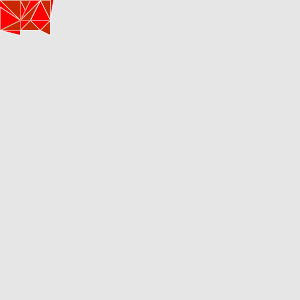
Frame 1 (no input)
Frame 60 (the mouse pressed at the canvas centre just before this capture): identical to frame 1, image omitted
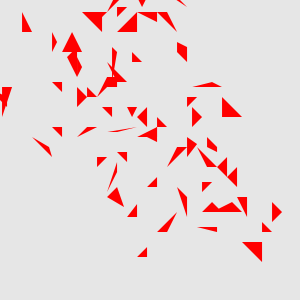
Frame 120 (the mouse held since frame 60 and released just before this capture)

The Processing sketch that drew these frames (run headless with seeded random() and noise(); from frame 60 on, the mouse is pressed at the canvas centre):

// Processing sketch: processing_95401
// ── processing_95401.pde

//declaring variables
  float x=0.0;
  float y=0.0;
  float easing=0.04;
  
/*------------------------*/

void setup ( ) {
  println("setup");
  size(300,300);
  smooth();
  strokeWeight (0.5);
    
}

/*------------------------*/

void draw ( ) {

  background (230, 230, 230);
  
  float targetX=mouseX;
  x+=(targetX-x)*easing;
  float targetY=mouseY;
  y+=(targetY-y)*easing;

  float remapX=map(mouseX, 0,width,255,0);
  float remapY= map(mouseY,0,height,0,255);
  println("mouseX:"+mouseX + "mouseY:"+mouseY);
  
      /*------------------------*/
  
  if (mousePressed) {
    
  //1 
    int o = 20*mouseY/100;
    int p = 50*mouseX/100;
    noStroke();
    
  triangle (x-30-p-o,y-50,x-20-p-o,y-50,x-30-p-o,y-20);
  triangle (x-30,y-50-o+p,x,y-55-o+p,x-20,y-50-o+p);
  triangle (x-20+p,y-50,x+p,y-55,x+10+p,y-50);
  triangle (x-20,y-50+p,x-20,y-40+p,x-30,y-20+p);
  
  //5
  triangle (x-20-o, y-50, x-20-o, y-40, x-10-o, y-40);
  triangle (x-20, y-40-p-o, x-30, y-20-p-o, x-10, y-40-p-o);
  triangle (x-20-o, y-50-p, x-o, y-50-p, x-10-o, y-40-p);
  triangle (x, y-50-p, x-20, y-30-p, x, y-30-p);
  triangle (x-20+o, y-30, x-30+o, y-20, x-20+o, y-10);
  
//10
  triangle (x-20+p, y-30, x-10+p, y-20, x-20+p, y-10);
  triangle (x-20, y-30+p-o, x-10, y-30+p-o, x-10, y-20+p-o);
  triangle (x-10+p, y-30+p, x-10+p, y-20+p, x+p, y-30+p);
  triangle (x-o-o, y-50, x-o-o, y-30, x+10-o-o, y-40);
  triangle (x, y-50-p, x+20, y-50-p, x+20, y-40-p);
  
//15
  triangle (x-p-p, y-50, x+20-p-p, y-30, x+20-p-p, y-40);
  triangle (x+20, y-50+o, x+20, y-40+o, x+30, y-40+o);
  triangle (x+20+o, y-30, x+20+o, y-40, x+30+o, y-40);
  triangle (x+20-p, y-50-p, x+40-p, y-50-p, x+40-p, y-30-p);
  triangle (x+20+o+o, y-30+o+o, x+30+o+o, y-40+o+o, x+30+o+o, y-20+o+o);

//20
  triangle (x+30+o+p, y-40+o+p, x+40+o+p, y-30+o+p, x+30+o+p, y-20+o+p);
  triangle (x+40+o-p, y-40+o-p, x+50+o-p, y-30+o-p, x+40+o-p, y-30+o-p);
  triangle (x+10+p, y-40, x+10+p, y-20, x+30+p, y-20);
  triangle (x, y-30+p+p, x+10, y-40+p+p, x+10, y-30+p+p);
  quad (x-o, y-30-o, x-o, y-20-o, x+10-o, y-20-o, x+10-o, y-30-o);
  
//25
  triangle (x-o-o, y-30-o-o, x-10-o-o, y-20-o-o, x-o-o, y-o-o);
  triangle (x-10-o-p, y-20-o-p, x-10-o-p, y-o-p, x-o-p, y-o-p);
  triangle (x-10-p-p, y-20-p-p, x-10-p-p, y-p-p, x-20-p-p, y-10-p-p);
  triangle (x-20+o+o, y-10+o+o, x-10+o+o, y+20+o+o, x-10+o+o, y+o+o);
  triangle (x-20, y-10+o+o, x-13, y+10+o+o, x-30, y+o+o);
  
//30
  triangle (x-30-p, y, x-13-p, y+10, x-10-p, y+20);
  triangle (x-30, y-p, x-20, y+20-p, x-10, y+20-p);
  triangle (x-20, y+20-p-p, x-20, y+30-p-p, x-10, y+20-p-p);
  triangle (x-10+o+o, y, x-10+o+o, y+20, x+o+o, y+7);
  triangle (x, y+7+o+o, x-10, y+20+o+o, x, y+20+o+o);
  
//35
  triangle (x-10-p, y+20-p, x-p, y+20-p, x-p, y+30-p);
  triangle (x-10+o, y-p-p, x+o, y-p-p, x+20+o, y+20-p-p);
  triangle (x+10+o, y-20+o, x+20+o, y-20+o, x+o, y+o);
  triangle (x+20, y-20+o+o, x+20, y-10+o+o, x+10, y-10+o+o);
  triangle (x+10-o-o, y-10, x+20-o-o, y-10, x-o-o, y);
  
//37,38 repeat
  triangle (x, y-20-o-o-o-o, x+10, y-20-o-o-o-o, x+5, y-10-o-o-o-o);
  triangle (x-o-o, y-20-o-o, x+5-o-o, y-10-o-o, x-o-o, y-o-o);
  
//40
  triangle (x+p, y+p, x+20+p, y-10+p, x+30+p, y+p);
  triangle (x+20+p+o, y-20+p+o, x+30+p+o, y-10+p+o, x+20+p+o, y-10+p+o);
  triangle (x+20-p-o, y-10, x+30-p-o, y-10, x+30-p-o, y);
  triangle (x+20, y-20-p-o, x+30, y-20-p-o, x+40, y-p-o);
  triangle (x+30-p-o-p, y-10, x+30-p-o-p, y, x+40-p-o-p, y);
  
//45
  triangle (x+30+o, y-20+o, x+50+o, y+o, x+40+o, y+o);
  triangle (x+30+o+o, y-20+o+o, x+40+o+o, y-30+o+o, x+40+o+o, y-10+o+o);

  quad (x+40+o, y-30+o, x+40+o, y-20+o, x+50+o, y-15+o, x+50+o, y-20+o);
  triangle (x+50-p, y-20, x+40-p, y-30, x+50-p, y-30);
  quad (x+40, y-20-p, x+50, y-15-p, x+50, y-p, x+40, y-10-p);
//50
  triangle (x+50-p, y-15-p, x+55-p, y-10-p, x+50-p, y+20-p);
  triangle (x+o+p, y+o+p, x+20+o+p, y+o+p, x+20+o+p, y+20+o+p);
  triangle (x+20-o-p, y-o-p, x+25-o-p, y+10-o-p, x+20-o-p, y+20-o-p);
  triangle (x+20-o, y-o, x+30-o, y-o, x+25-o, y+10-o);
  triangle (x+20-o-o, y+20-o-o, x+30-o-o, y-o-o, x+40-o-o, y-o-o);
//55
  triangle (x+40+o+o, y+o+o, x+50+o+o, y+o+o, x+50+o+o, y+20+o+o);
  triangle (x+30-o-p, y+20-o-p, x+40-o-p, y-o-p, x+50-o-p, y+20-o-p);
  triangle (x+20, y+20+p, x+40, y+p, x+30, y+20+p);
  triangle (x+p+p+p, y+7, x+p+p+p, y+30, x+20+p+p+p, y+20);
  triangle (x+20, y+20-o, x+20, y+30-o, x, y+30-o);
  
//60
  triangle (x+20-o-o, y+20, x+30-o-o, y+20, x+20-o-o, y+30);
  triangle (x+20+p-o, y+30+p-o, x+30+p-o, y+20+p-o, x+40+p-o, y+30+p-o);
  triangle (x+30+p+p, y+20+p+p, x+50+p+p, y+20+p+p, x+40+p+p, y+30+p+p);
  triangle (x+40-o, y+30-o, x+50-o, y+20-o, x+50-o, y+35-o);
  triangle (x+20+o+o, y+30+o+o, x+20+o+o, y+35+o+o, x+o+o, y+30+o+o);
  }
  
  /*------------------------*/

else { 
 //1
    fill (200,40,0,remapX);
    stroke(255,255,255,remapX);
  triangle (x-30,y-50,x-20,y-50,x-30,y-20);
      fill (255,remapY,0);
  triangle (x-30,y-50,x,y-55,x-20,y-50);
    fill (200,40,0,remapX);
  triangle (x-20,y-50,x,y-55,x+10,y-50);
      fill (255,remapY,0);
  triangle (x-20,y-50,x-20,y-40,x-30,y-20);
//5
    fill (200,40,0,remapX);
  triangle (x-20, y-50, x-20, y-40, x-10, y-40);
       fill (255,remapY,0);
  triangle (x-20, y-40, x-30, y-20, x-10, y-40);
    fill (200,40,0,remapX);
  triangle (x-20, y-50, x, y-50, x-10, y-40);
   fill (255,remapY,0);
  triangle (x, y-50, x-20, y-30, x, y-30);
    fill (200,40,0,remapX);
  triangle (x-20, y-30, x-30, y-20, x-20, y-10);
//10
   fill (255,remapY,0);
  triangle (x-20, y-30, x-10, y-20, x-20, y-10);
    fill (200,40,0,remapX);
  triangle (x-20, y-30, x-10, y-30, x-10, y-20);
   fill (255,remapY,0);
  triangle (x-10, y-30, x-10, y-20, x, y-30);
    fill (200,40,0,remapX);
  triangle (x, y-50, x, y-30, x+10, y-40);
   fill (255,remapY,0);
  triangle (x, y-50, x+20, y-50, x+20, y-40);
//15
  fill (200,40,0,remapX);
  triangle (x, y-50, x+20, y-30, x+20, y-40);
   fill (255,remapY,0);
  triangle (x+20, y-50, x+20, y-40, x+30, y-40);
  fill (200,40,0,remapX);
  triangle (x+20, y-30, x+20, y-40, x+30, y-40);
   fill (255,remapY,0);
  triangle (x+20, y-50, x+40, y-50, x+40, y-30);
  fill (200,40,0,remapX);
  triangle (x+20, y-30, x+30, y-40, x+30, y-20);
//20
   fill (255,remapY,0);
  triangle (x+30, y-40, x+40, y-30, x+30, y-20);
  fill (200,40,0,remapX);
  triangle (x+40, y-40, x+50, y-30, x+40, y-30);
   fill (255,remapY,0);
  triangle (x+10, y-40, x+10, y-20, x+30, y-20);
  fill (200,40,0,remapX);
  triangle (x, y-30, x+10, y-40, x+10, y-30);
   fill (255,remapY,0);
  quad (x, y-30, x, y-20, x+10, y-20, x+10, y-30);
//25
  fill (200,40,0,remapX);
  triangle (x, y-30, x-10, y-20, x, y);
   fill (255,remapY,0);
  triangle (x-10, y-20, x-10, y, x, y);
  fill (200,40,0,remapX);
  triangle (x-10, y-20, x-10, y, x-20, y-10);
   fill (255,remapY,0);
  triangle (x-20, y-10, x-10, y+20, x-10, y);
  fill (200,40,0,remapX);
  triangle (x-20, y-10, x-13, y+10, x-30, y);
//30
   fill (255,remapY,0);
  triangle (x-30, y, x-13, y+10, x-10, y+20);
  fill (200,40,0,remapX);
  triangle (x-30, y, x-20, y+20, x-10, y+20);
   fill (255,remapY,0);
  triangle (x-20, y+20, x-20, y+30, x-10, y+20);
  fill (200,40,0,remapX);
  triangle (x-10, y, x-10, y+20, x, y+7);
   fill (255,remapY,0);
  triangle (x, y+7, x-10, y+20, x, y+20);
//35
  fill (200,40,0,remapX);
  triangle (x-10, y+20, x, y+20, x, y+30);
   fill (255,remapY,0);
  triangle (x-10, y, x, y, x+20, y+20);
  fill (200,40,0,remapX);
  triangle (x+10, y-20, x+20, y-20, x, y);
   fill (255,remapY,0);
  triangle (x+20, y-20, x+20, y-10, x+10, y-10);
  fill (200,40,0,remapX);
  triangle (x+10, y-10, x+20, y-10, x, y);
//37,38 repeat
   fill (255,remapY,0);
  triangle (x, y-20, x+10, y-20, x+5, y-10);
  fill (200,40,0,remapX);
  triangle (x, y-20, x+5, y-10, x, y);
//40
   fill (255,remapY,0);
  triangle (x, y, x+20, y-10, x+30, y);
  fill (200,40,0,remapX);
  triangle (x+20, y-20, x+30, y-10, x+20, y-10);
   fill (255,remapY,0);
  triangle (x+20, y-10, x+30, y-10, x+30, y);
  fill (200,40,0,remapX);
  triangle (x+20, y-20, x+30, y-20, x+40, y);
   fill (255,remapY,0);
  triangle (x+30, y-10, x+30, y, x+40, y);
//45
  fill (200,40,0,remapX);
  triangle (x+30, y-20, x+50, y, x+40, y);
   fill (255,remapY,0);
  triangle (x+30, y-20, x+40, y-30, x+40, y-10);
  fill (200,40,0,remapX);
  quad (x+40, y-30, x+40, y-20, x+50, y-15, x+50, y-20);
   fill (255,remapY,0);
  triangle (x+50, y-20, x+40, y-30, x+50, y-30);
  fill (200,40,0,remapX);
  quad (x+40, y-20, x+50, y-15, x+50, y, x+40, y-10);
//50
   fill (255,remapY,0);
  triangle (x+50, y-15, x+55, y-10, x+50, y+20);
  fill (200,40,0,remapX);
  triangle (x, y, x+20, y, x+20, y+20);
   fill (255,remapY,0);
  triangle (x+20, y, x+25, y+10, x+20, y+20);
  fill (200,40,0,remapX);
  triangle (x+20, y, x+30, y, x+25, y+10);
   fill (255,remapY,0);
  triangle (x+20, y+20, x+30, y, x+40, y);
//55
  fill (200,40,0,remapX);
  triangle (x+40, y, x+50, y, x+50, y+20);
   fill (255,remapY,0);
  triangle (x+30, y+20, x+40, y, x+50, y+20);
  fill (200,40,0,remapX);
  triangle (x+20, y+20, x+40, y, x+30, y+20);
   fill (255,remapY,0);
  triangle (x, y+7, x, y+30, x+20, y+20);
  fill (200,40,0,remapX);
  triangle (x+20, y+20, x+20, y+30, x, y+30);
//60
   fill (255,remapY,0);
  triangle (x+20, y+20, x+30, y+20, x+20, y+30);
  fill (200,40,0,remapX);
  triangle (x+20, y+30, x+30, y+20, x+40, y+30);
   fill (255,remapY,0);
  triangle (x+30, y+20, x+50, y+20, x+40, y+30);
  fill (200,40,0,remapX);
  triangle (x+40, y+30, x+50, y+20, x+50, y+35);
   fill (255,remapY,0);
  triangle (x+20, y+30, x+20, y+35, x, y+30);
  }
}
